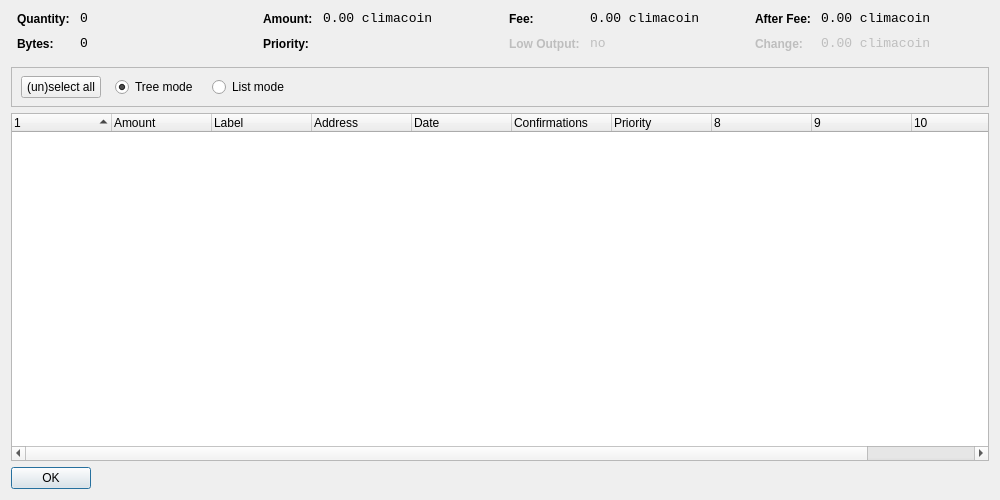
<?xml version="1.0" encoding="UTF-8"?>
<ui version="4.0">
 <class>CoinControlDialog</class>
 <widget class="QDialog" name="CoinControlDialog">
  <property name="geometry">
   <rect>
    <x>0</x>
    <y>0</y>
    <width>1000</width>
    <height>500</height>
   </rect>
  </property>
  <property name="windowTitle">
   <string>Coin Control</string>
  </property>
  <layout class="QVBoxLayout" name="verticalLayout">
   <item>
    <layout class="QHBoxLayout" name="horizontalLayoutTop" stretch="0,0,0,0">
     <property name="topMargin">
      <number>0</number>
     </property>
     <property name="bottomMargin">
      <number>10</number>
     </property>
     <item>
      <layout class="QFormLayout" name="formLayoutCoinControl1">
       <property name="horizontalSpacing">
        <number>10</number>
       </property>
       <property name="verticalSpacing">
        <number>10</number>
       </property>
       <property name="leftMargin">
        <number>6</number>
       </property>
       <property name="rightMargin">
        <number>6</number>
       </property>
       <item row="0" column="0">
        <widget class="QLabel" name="labelCoinControlQuantityText">
         <property name="styleSheet">
          <string notr="true">font-weight:bold;</string>
         </property>
         <property name="text">
          <string>Quantity:</string>
         </property>
        </widget>
       </item>
       <item row="0" column="1">
        <widget class="QLabel" name="labelCoinControlQuantity">
         <property name="font">
          <font>
           <family>Monospace</family>
           <pointsize>10</pointsize>
          </font>
         </property>
         <property name="cursor">
          <cursorShape>IBeamCursor</cursorShape>
         </property>
         <property name="contextMenuPolicy">
          <enum>Qt::ActionsContextMenu</enum>
         </property>
         <property name="text">
          <string notr="true">0</string>
         </property>
         <property name="textInteractionFlags">
          <set>Qt::LinksAccessibleByMouse|Qt::TextSelectableByKeyboard|Qt::TextSelectableByMouse</set>
         </property>
        </widget>
       </item>
       <item row="1" column="0">
        <widget class="QLabel" name="labelCoinControlBytesText">
         <property name="styleSheet">
          <string notr="true">font-weight:bold;</string>
         </property>
         <property name="text">
          <string>Bytes:</string>
         </property>
        </widget>
       </item>
       <item row="1" column="1">
        <widget class="QLabel" name="labelCoinControlBytes">
         <property name="font">
          <font>
           <family>Monospace</family>
           <pointsize>10</pointsize>
          </font>
         </property>
         <property name="cursor">
          <cursorShape>IBeamCursor</cursorShape>
         </property>
         <property name="contextMenuPolicy">
          <enum>Qt::ActionsContextMenu</enum>
         </property>
         <property name="text">
          <string notr="true">0</string>
         </property>
         <property name="textInteractionFlags">
          <set>Qt::LinksAccessibleByMouse|Qt::TextSelectableByKeyboard|Qt::TextSelectableByMouse</set>
         </property>
        </widget>
       </item>
      </layout>
     </item>
     <item>
      <layout class="QFormLayout" name="formLayoutCoinControl2">
       <property name="horizontalSpacing">
        <number>10</number>
       </property>
       <property name="verticalSpacing">
        <number>10</number>
       </property>
       <property name="leftMargin">
        <number>6</number>
       </property>
       <property name="rightMargin">
        <number>6</number>
       </property>
       <item row="0" column="0">
        <widget class="QLabel" name="labelCoinControlAmountText">
         <property name="styleSheet">
          <string notr="true">font-weight:bold;</string>
         </property>
         <property name="text">
          <string>Amount:</string>
         </property>
        </widget>
       </item>
       <item row="0" column="1">
        <widget class="QLabel" name="labelCoinControlAmount">
         <property name="font">
          <font>
           <family>Monospace</family>
           <pointsize>10</pointsize>
          </font>
         </property>
         <property name="cursor">
          <cursorShape>IBeamCursor</cursorShape>
         </property>
         <property name="contextMenuPolicy">
          <enum>Qt::ActionsContextMenu</enum>
         </property>
         <property name="text">
          <string notr="true">0.00 climacoin</string>
         </property>
         <property name="textInteractionFlags">
          <set>Qt::LinksAccessibleByMouse|Qt::TextSelectableByKeyboard|Qt::TextSelectableByMouse</set>
         </property>
        </widget>
       </item>
       <item row="1" column="0">
        <widget class="QLabel" name="labelCoinControlPriorityText">
         <property name="styleSheet">
          <string notr="true">font-weight:bold;</string>
         </property>
         <property name="text">
          <string>Priority:</string>
         </property>
        </widget>
       </item>
       <item row="1" column="1">
        <widget class="QLabel" name="labelCoinControlPriority">
         <property name="font">
          <font>
           <family>Monospace</family>
           <pointsize>10</pointsize>
          </font>
         </property>
         <property name="cursor">
          <cursorShape>IBeamCursor</cursorShape>
         </property>
         <property name="contextMenuPolicy">
          <enum>Qt::ActionsContextMenu</enum>
         </property>
         <property name="text">
          <string/>
         </property>
         <property name="textInteractionFlags">
          <set>Qt::LinksAccessibleByMouse|Qt::TextSelectableByKeyboard|Qt::TextSelectableByMouse</set>
         </property>
        </widget>
       </item>
      </layout>
     </item>
     <item>
      <layout class="QFormLayout" name="formLayoutCoinControl3">
       <property name="horizontalSpacing">
        <number>10</number>
       </property>
       <property name="verticalSpacing">
        <number>10</number>
       </property>
       <property name="leftMargin">
        <number>6</number>
       </property>
       <property name="rightMargin">
        <number>6</number>
       </property>
       <item row="0" column="0">
        <widget class="QLabel" name="labelCoinControlFeeText">
         <property name="styleSheet">
          <string notr="true">font-weight:bold;</string>
         </property>
         <property name="text">
          <string>Fee:</string>
         </property>
        </widget>
       </item>
       <item row="0" column="1">
        <widget class="QLabel" name="labelCoinControlFee">
         <property name="font">
          <font>
           <family>Monospace</family>
           <pointsize>10</pointsize>
          </font>
         </property>
         <property name="cursor">
          <cursorShape>IBeamCursor</cursorShape>
         </property>
         <property name="contextMenuPolicy">
          <enum>Qt::ActionsContextMenu</enum>
         </property>
         <property name="text">
          <string notr="true">0.00 climacoin</string>
         </property>
         <property name="textInteractionFlags">
          <set>Qt::LinksAccessibleByMouse|Qt::TextSelectableByKeyboard|Qt::TextSelectableByMouse</set>
         </property>
        </widget>
       </item>
       <item row="1" column="0">
        <widget class="QLabel" name="labelCoinControlLowOutputText">
         <property name="enabled">
          <bool>false</bool>
         </property>
         <property name="styleSheet">
          <string notr="true">font-weight:bold;</string>
         </property>
         <property name="text">
          <string>Low Output:</string>
         </property>
        </widget>
       </item>
       <item row="1" column="1">
        <widget class="QLabel" name="labelCoinControlLowOutput">
         <property name="enabled">
          <bool>false</bool>
         </property>
         <property name="font">
          <font>
           <family>Monospace</family>
           <pointsize>10</pointsize>
          </font>
         </property>
         <property name="cursor">
          <cursorShape>IBeamCursor</cursorShape>
         </property>
         <property name="contextMenuPolicy">
          <enum>Qt::ActionsContextMenu</enum>
         </property>
         <property name="text">
          <string notr="true">no</string>
         </property>
         <property name="textInteractionFlags">
          <set>Qt::LinksAccessibleByMouse|Qt::TextSelectableByKeyboard|Qt::TextSelectableByMouse</set>
         </property>
        </widget>
       </item>
      </layout>
     </item>
     <item>
      <layout class="QFormLayout" name="formLayoutCoinControl4">
       <property name="horizontalSpacing">
        <number>10</number>
       </property>
       <property name="verticalSpacing">
        <number>10</number>
       </property>
       <property name="leftMargin">
        <number>6</number>
       </property>
       <property name="rightMargin">
        <number>6</number>
       </property>
       <item row="0" column="0">
        <widget class="QLabel" name="labelCoinControlAfterFeeText">
         <property name="styleSheet">
          <string notr="true">font-weight:bold;</string>
         </property>
         <property name="text">
          <string>After Fee:</string>
         </property>
        </widget>
       </item>
       <item row="0" column="1">
        <widget class="QLabel" name="labelCoinControlAfterFee">
         <property name="font">
          <font>
           <family>Monospace</family>
           <pointsize>10</pointsize>
          </font>
         </property>
         <property name="cursor">
          <cursorShape>IBeamCursor</cursorShape>
         </property>
         <property name="contextMenuPolicy">
          <enum>Qt::ActionsContextMenu</enum>
         </property>
         <property name="text">
          <string notr="true">0.00 climacoin</string>
         </property>
         <property name="textInteractionFlags">
          <set>Qt::LinksAccessibleByMouse|Qt::TextSelectableByKeyboard|Qt::TextSelectableByMouse</set>
         </property>
        </widget>
       </item>
       <item row="1" column="0">
        <widget class="QLabel" name="labelCoinControlChangeText">
         <property name="enabled">
          <bool>false</bool>
         </property>
         <property name="styleSheet">
          <string notr="true">font-weight:bold;</string>
         </property>
         <property name="text">
          <string>Change:</string>
         </property>
        </widget>
       </item>
       <item row="1" column="1">
        <widget class="QLabel" name="labelCoinControlChange">
         <property name="enabled">
          <bool>false</bool>
         </property>
         <property name="font">
          <font>
           <family>Monospace</family>
           <pointsize>10</pointsize>
          </font>
         </property>
         <property name="cursor">
          <cursorShape>IBeamCursor</cursorShape>
         </property>
         <property name="contextMenuPolicy">
          <enum>Qt::ActionsContextMenu</enum>
         </property>
         <property name="text">
          <string notr="true">0.00 climacoin</string>
         </property>
         <property name="textInteractionFlags">
          <set>Qt::LinksAccessibleByMouse|Qt::TextSelectableByKeyboard|Qt::TextSelectableByMouse</set>
         </property>
        </widget>
       </item>
      </layout>
     </item>
    </layout>
   </item>
   <item>
    <widget class="QFrame" name="frame">
     <property name="minimumSize">
      <size>
       <width>0</width>
       <height>40</height>
      </size>
     </property>
     <property name="frameShape">
      <enum>QFrame::StyledPanel</enum>
     </property>
     <property name="frameShadow">
      <enum>QFrame::Sunken</enum>
     </property>
     <widget class="QWidget" name="horizontalLayoutWidget">
      <property name="geometry">
       <rect>
        <x>10</x>
        <y>0</y>
        <width>781</width>
        <height>41</height>
       </rect>
      </property>
      <layout class="QHBoxLayout" name="horizontalLayoutPanel" stretch="0,0,0,0,0">
       <property name="spacing">
        <number>14</number>
       </property>
       <item>
        <widget class="QPushButton" name="pushButtonSelectAll">
         <property name="sizePolicy">
          <sizepolicy hsizetype="Maximum" vsizetype="Fixed">
           <horstretch>0</horstretch>
           <verstretch>0</verstretch>
          </sizepolicy>
         </property>
         <property name="text">
          <string>(un)select all</string>
         </property>
        </widget>
       </item>
       <item>
        <widget class="QRadioButton" name="radioTreeMode">
         <property name="sizePolicy">
          <sizepolicy hsizetype="Maximum" vsizetype="Fixed">
           <horstretch>0</horstretch>
           <verstretch>0</verstretch>
          </sizepolicy>
         </property>
         <property name="text">
          <string>Tree mode</string>
         </property>
         <property name="checked">
          <bool>true</bool>
         </property>
        </widget>
       </item>
       <item>
        <widget class="QRadioButton" name="radioListMode">
         <property name="sizePolicy">
          <sizepolicy hsizetype="Maximum" vsizetype="Fixed">
           <horstretch>0</horstretch>
           <verstretch>0</verstretch>
          </sizepolicy>
         </property>
         <property name="text">
          <string>List mode</string>
         </property>
        </widget>
       </item>
       <item>
        <spacer name="horizontalSpacer">
         <property name="orientation">
          <enum>Qt::Horizontal</enum>
         </property>
         <property name="sizeHint" stdset="0">
          <size>
           <width>40</width>
           <height>20</height>
          </size>
         </property>
        </spacer>
       </item>
      </layout>
     </widget>
    </widget>
   </item>
   <item>
    <widget class="CoinControlTreeWidget" name="treeWidget">
     <property name="contextMenuPolicy">
      <enum>Qt::CustomContextMenu</enum>
     </property>
     <property name="sortingEnabled">
      <bool>false</bool>
     </property>
     <property name="columnCount">
      <number>11</number>
     </property>
     <attribute name="headerShowSortIndicator" stdset="0">
      <bool>true</bool>
     </attribute>
     <attribute name="headerStretchLastSection">
      <bool>false</bool>
     </attribute>
     <column>
      <property name="text">
       <string/>
      </property>
     </column>
     <column>
      <property name="text">
       <string>Amount</string>
      </property>
     </column>
     <column>
      <property name="text">
       <string>Label</string>
      </property>
     </column>
     <column>
      <property name="text">
       <string>Address</string>
      </property>
     </column>
     <column>
      <property name="text">
       <string>Date</string>
      </property>
     </column>
     <column>
      <property name="text">
       <string>Confirmations</string>
      </property>
      <property name="toolTip">
       <string>Confirmed</string>
      </property>
     </column>
     <column>
      <property name="text">
       <string>Priority</string>
      </property>
     </column>
     <column>
      <property name="text">
       <string/>
      </property>
     </column>
     <column>
      <property name="text">
       <string/>
      </property>
     </column>
     <column>
      <property name="text">
       <string/>
      </property>
     </column>
     <column>
      <property name="text">
       <string/>
      </property>
     </column>
    </widget>
   </item>
   <item>
    <widget class="QDialogButtonBox" name="buttonBox">
     <property name="sizePolicy">
      <sizepolicy hsizetype="Maximum" vsizetype="Fixed">
       <horstretch>0</horstretch>
       <verstretch>0</verstretch>
      </sizepolicy>
     </property>
     <property name="orientation">
      <enum>Qt::Horizontal</enum>
     </property>
     <property name="standardButtons">
      <set>QDialogButtonBox::Ok</set>
     </property>
    </widget>
   </item>
  </layout>
 </widget>
 <customwidgets>
  <customwidget>
   <class>CoinControlTreeWidget</class>
   <extends>QTreeWidget</extends>
   <header>coincontroltreewidget.h</header>
  </customwidget>
 </customwidgets>
 <resources/>
 <connections/>
</ui>
